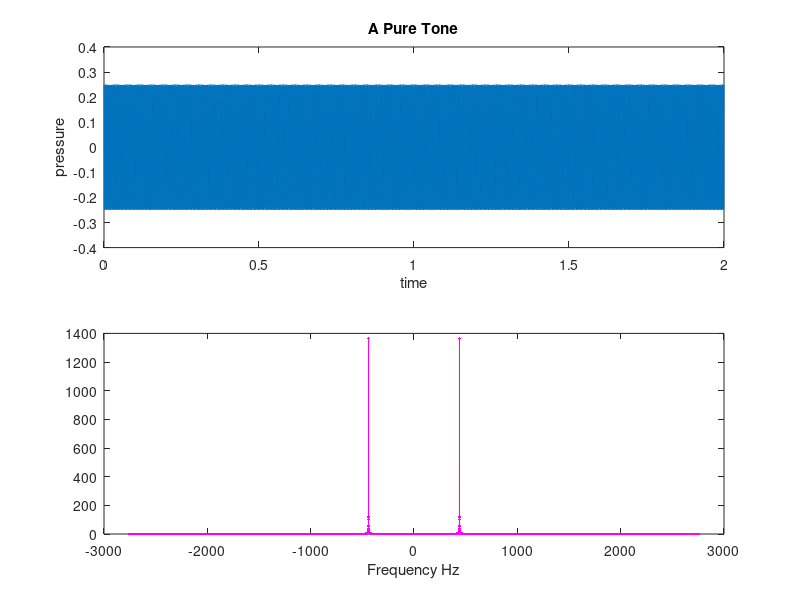

MATLAB code to generate this figure: (Note: this script raises an error after producing the figure.)
%% Visualizing tones

disp('We start with visualizing what a single sinusoid looks like in time and in frequency')

close all
clear


% set a nominal sampling frequency
% this one is convenient because we were able to obtain an audio sample
% of a piano with the appropriate frequency which we will use shortly


samp_freq = round(44100/8);

% create a vector of time samples for ~ 1s 
t = [0:1/samp_freq:2];

% create a tone of 440 Hz
x_tone = 0.25*cos(2*pi*440*t);

% play the tone
sound(x_tone, samp_freq);



% create a vector for the frequency samples we are about to compute
f = linspace(-samp_freq/2, samp_freq/2, length(x_tone));

% take the fast fourier transform of the tone
X_freq = fftshift(fft(x_tone));
% plot to visualize

subplot(2,1,1)

plot(t,x_tone)
xlabel('time')
ylabel('pressure')
title('A Pure Tone')
subplot(2,1,2)

plot(f,abs(X_freq), '.-m');

xlabel('Frequency Hz')


pause;

hold on

%% Now we will examine a piano playing the same note

% read a recording of a piano playing the same note
% this file was downsampled from a file from ramas26 
% uploaded to Freesound.org

[x_piano, Fs] = audioread('pianoA_ramas26.wav');

t_piano = [1:length(x_piano)]/Fs;
% play the piano recording
sound(x_piano, Fs);

% create a vector for the frequency samples we are about to compute
f = linspace(-Fs/2, Fs/2, length(x_piano));

% take the FFT
X_freq = fftshift(fft(x_piano));
%plot to visualize
figure

subplot(2,1,1)

plot(t_piano,x_piano)
xlabel('time')
ylabel('pressure')
title('A piano note')
subplot(2,1,2)
plot(f,abs(X_freq), 'b');
xlabel('Frequency Hz')

%label the graphs
legend('Spectrum of piano note');
grid on

% you should see several harmonics of 440 Hz, i.e. tones at integer
% multiples of 440 Hz. 
% these harmonics help provide richness to the sound from the piano

pause

%%  Create your own "piano"

% the relative heights of the harmonics in the FFT plot helps capture
% some of the richness of the sound of the piano
%
% another thing that helps define the sound of the piano is 
% the envelope of the signal
% to help visualize, plot the piano signal


% first create a vector representing the sampling times
t = [1:length(x_piano)]/Fs;

% Now if you look at the envelope of the piano, it kind of looks like a cosine
% for t<0.5, and almost zero after that.  Let's use that as the envelope...

env=(cos(t*2*pi)+1).*(t<0.5)+0.1;



%% Now we are ready to simulate a piano
% create a new vector that is made up of your sums of cosines multiplied
% by the envelope

% this is the fundamental frequency
f_fund = 440;

% create a bunch of harmonics with the scale factors we gave you above
x_tones = cos(2*pi*f_fund*t) + 0.2*cos(2*pi*2*f_fund*t) ...
    + (35/300)*cos(2*pi*3*f_fund*t)+ (12/300)*cos(2*pi*4*f_fund*t);

x_new = x_tones.*(env(1:length(x_tones)));

% hear what it sounds like
sound(x_new, Fs);

% Make a plot
figure
subplot(2,1,1)
plot(t,x_new)
xlabel('time')
ylabel('synthesized pressure')
title('Synthesized piano note')

%finally look at the frequency content of the synthesized signal
f = linspace(-Fs/2, Fs/2, length(x_new));

% take the FFT
X_freq = fftshift(fft(x_new));

subplot(2,1,2)
plot(f,abs(X_freq), 'b');
xlabel('Frequency Hz')
legend('Spectrum of synthesized piano note')